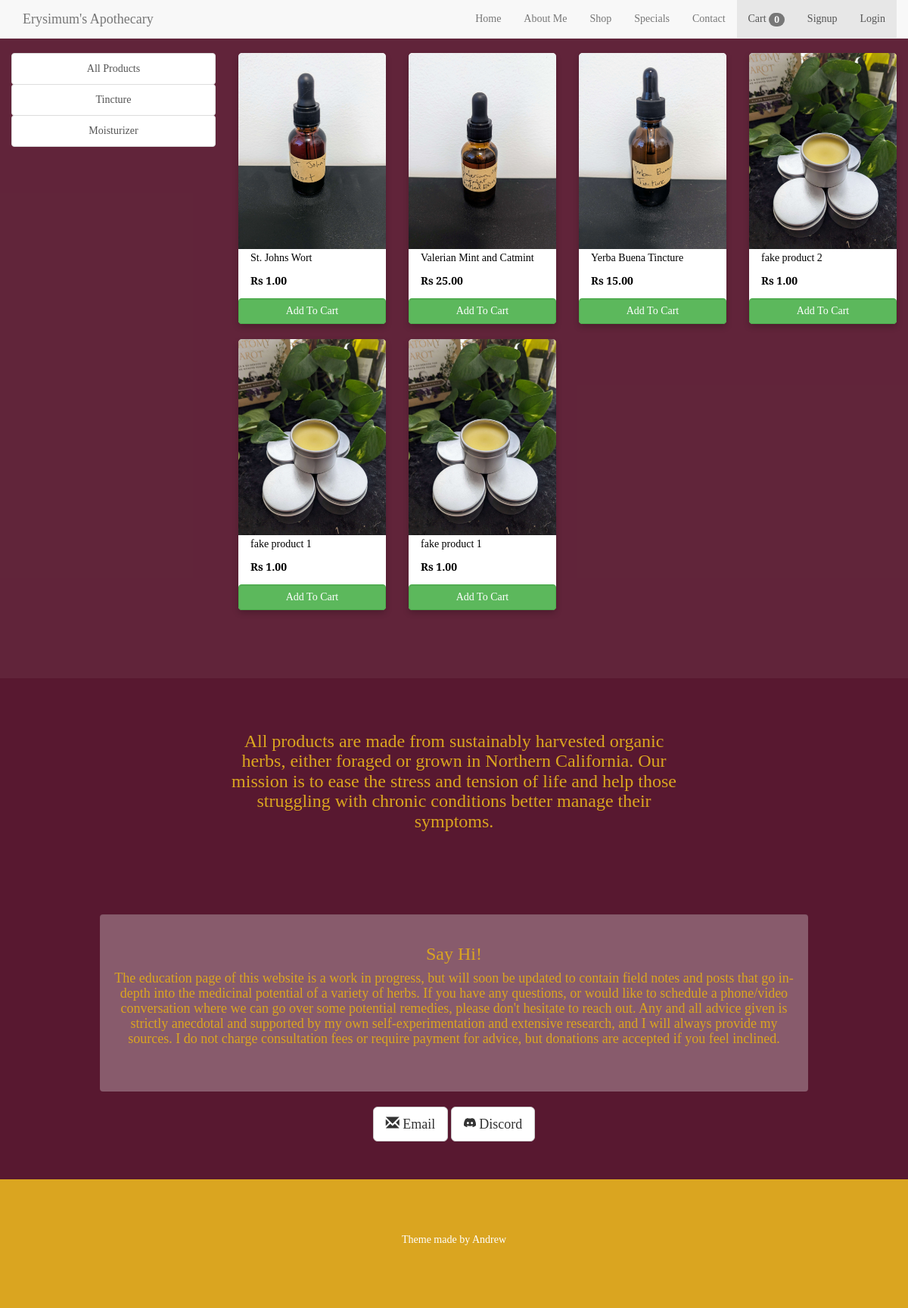
Screenshot of /shop/catalog?category=1 with the database file from the repository.
### shop/models.py (models this page shows, shortened)
class Category(models.Model):
    name = models.CharField(max_length=250)
    @staticmethod
    def get_all_categories():
        return Category.objects.all()

class Product(models.Model):
    product_name = models.CharField(max_length=255)
    product_quantity = models.IntegerField()
    product_price = models.DecimalField(max_digits=5, decimal_places=2)
    on_sale = models.BooleanField(default=False)
    product_description = models.TextField()
    product_image = models.ImageField(
        default = 'product_images/default_product_image.jpg', #TODO check if this works
        upload_to = 'product_images'
        )
    category = models.ForeignKey(Category, default=1, on_delete=models.CASCADE)
    remedy = models.ManyToManyField(Remedy, default="None")
    @staticmethod
    def get_all_products_by_categoryid(category_id):
        if category_id:
            return Product.objects.filter(category=category_id)
        else:
            return Product.get_all_products()

### shop/views.py (the view)
# urls.py: path('catalog', views.catalog, name='catalog'),
def catalog(request):
    cart = request.session.get('cart')
    if not cart:
        request.session['cart'] = {}
    products = None
    categories = Category.get_all_categories()
    categoryID = request.GET.get('category')
    if categoryID:
        products = Product.get_all_products_by_categoryid(categoryID)
    else:
        products = Product.get_all_products()
    data = {}
    data['products'] = products
    data['categories'] = categories
    data['tempImageWorkAround']= "/static/"
    print('you are : ', request.session.get('email'))
    return render(request, 'shop.html', data)

### shop/templatetags/cart.py (called while the page is built)
@register.filter (name='is_in_cart')
def is_in_cart(product, cart):
    keys = cart.keys ()
    for id in keys:
        if int (id) == product.id:
            return True
    return False;

### shop/templatetags/custom_filter.py (called while the page is built)
@register.filter(name='currency')
def currency(number):
    return "Rs "+str(number)

### shop/templates/shop.html (shortened to what this page needs)
{% extends "base_templates/base_shop.html" %}
{% load static %}
{% load cart %}
{% load custom_filter %}
{% block body %}
<div class="container-fluid mt-3 bgc-3">
	<div class="row">
		<div class="col-lg-3 mx-auto">
			<div class="list-group">
				<a href="/shop/catalog" class="list-group-item list-group-item-action btn btn-outline-success">All Products</a>
				{% for category in categories %}
				<a href="/shop/catalog?category={{category.id}}"
					class="list-group-item list-group-item-action btn btn-outline-success ">{{category.name}}</a>
				{% endfor %}
			</div>
		</div>
		<div id='products' class="col-lg-9 mx-auto">
			<div class="row mx-auto">
				{% for product in products %}
				<div class="col-sm-3">
					<div class="card mx-auto mb-3" id={{product.id}}>
						<img class="cardImage" src="{{tempImageWorkAround}}{{product.product_image}}" alt="Card image cap">
						<div class="cardContainer">
							<p class="card-title">{{product.product_name}}</p>
							<p class="card-text"><b>{{product.product_price|currency}}</b></p>
						</div>
						<div class="p-0 row-no-gutters">
							{% if product|is_in_cart:request.session.cart %}
							<div class="row-no-gutters">
								<form action="/shop/#{{product.id}}" class="col-lg-4" method="post">
									{% csrf_token %}
									<input hidden type="text" name='product' value='{{product.id}}'>
									<input hidden type="text" name='remove' value='True'>
									<input type="submit" value=" - " class="btn btn-block btn-success border-right">
								</form>
								<div class="text-center col-lg-4 btn btn-success">{{product|cart_quantity:request.session.cart}} in Cart</div>
								<form action="/shop/#{{product.id}}" class="col-lg-4" method="post">
									{% csrf_token %}
									<input hidden type="text" name='product' value='{{product.id}}'>
									<input type="submit" value=" + " class="btn btn-block btn-success border-left">
								</form>
							</div>
							{% else %}
							<form action="/shop/#{{product.id}}" method="POST" class="btn-block">
								<input type="submit" class="float-right btn btn-success form-control"
									value="Add To Cart">
							</form>
							{% endif %}
						</div>
					</div>
				</div>
				{% endfor %}
			</div>
		</div>
	</div>
</div>
<div class="container-fluid container-fluid-buffer text-center bgc-1">
    <div class="row">
        <h3 data-aos="fade-up" style="width: 600px; display:inline-block;">
            All products are made from sustainably harvested organic herbs, either foraged
            or grown in Northern California. Our mission is to ease the stress and tension of life and help those
            struggling with chronic conditions better manage their symptoms.
        </h3>
    </div>
</div>
<div id="contact" >
    <div class="container-fluid container-fluid-buffer text-center bgc-1">
      <div class="center-block well well-opaque" style="padding-bottom: 50px; width: 80%;" >
        <h3>Say Hi!</h3>
        <h4>
            The education page of this website is a work in progress, but will soon be updated to contain field notes and posts that
            go in-depth into the medicinal potential of a variety of herbs. If you have any questions, or would like to schedule a
            phone/video conversation where we can go over some potential remedies, please don't hesitate to reach out. Any and all
            advice given is strictly anecdotal and supported by my own self-experimentation and extensive research, and I will always
            provide my sources. I do not charge consultation fees or require payment for advice, but donations are accepted if you feel inclined.
        </h4>
      </div>
      <a href="mailto: ErysimumsApothecary@Gmail.com" class="btn btn-default btn-lg">
        <span class="glyphicon glyphicon-envelope"></span> Email
      </a>
      <a href="https://discord.gg/vsUPek3G" class="btn btn-default btn-lg">
         Discord
      </a>
    </div>
</div>
<footer class="container-fluid bg-footer text-center">
    <p>Theme made by Andrew</p>
</footer>
{% endblock %}

### static/styles.css (style rules this page uses)
* { font-family: 'Spectral', serif; }
.bgc-1 { background-color: #581830; color: goldenrod; }
.bgc-3 { background-color: #58182ff1; color: goldenrod; }
.bg-footer { background-color: goldenrod; color: #ffffff; }
.container-fluid { padding-top: 70px; padding-bottom: 70px; }
.container-fluid.container-fluid-buffer { padding-top: 50px; padding-bottom: 50px; }
.card { box-shadow: 0 4px 8px 0 rgba(0, 0, 0, 0.2); transition: 0.3s; border-radius: 5px; width: 100%; color: black; background-color: white; margin-bottom: 20px; }
.cardImage { border-radius: 5px 5px 0 0; width: 100%; }
.cardContainer { padding: 2px 16px; }
.well.well-opaque { background-color: rgba(245, 245, 245, 0.3); border: none; }
@media screen and (min-width : 768px) { html,body { font-family: Montserrat; font-style: normal; overflow-x: hidden; width: 100%; box-sizing: border-box; position: relative; } }

### rows the page displays
Category: name "Tincture"
Category: name "Moisturizer"
Product: product_image (picture), product_name "St. Johns Wort", product_price "Rs 1.00"
Product: product_image (picture), product_name "Valerian Mint and Catmint", product_price "Rs 25.00"
Product: product_image (picture), product_name "Yerba Buena Tincture", product_price "Rs 15.00"
Product: product_image (placeholder picture), product_name "fake product 2", product_price "Rs 1.00"
Product: product_image (placeholder picture), product_name "fake product 1", product_price "Rs 1.00"
Product: product_image (placeholder picture), product_name "fake product 1", product_price "Rs 1.00"

### other values shown
{{ request.session.cart.keys|length }} "0"
